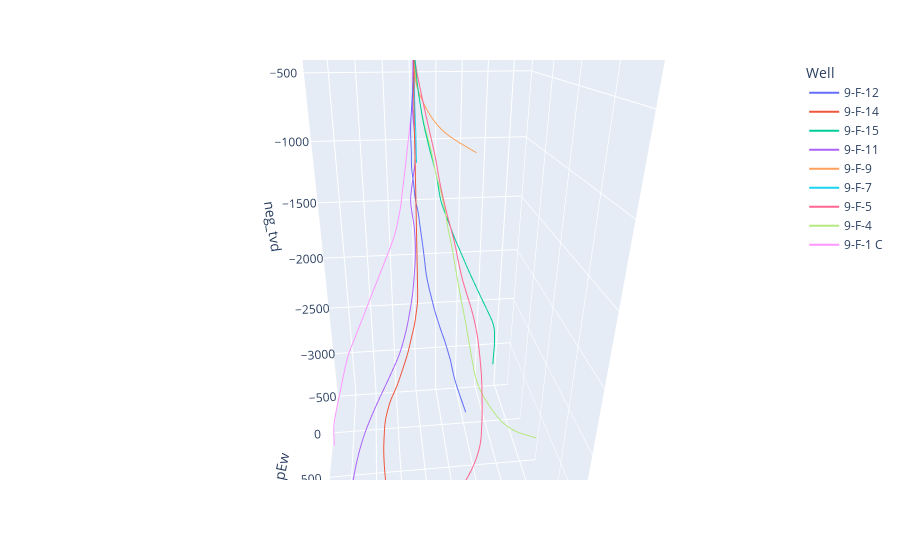

The notebook cell saved with this chart:
### Code cell
fig = px.line_3d(df_all_wells, 'dispNs', 'dispEw', 'neg_tvd', 'Well')
fig.show()
